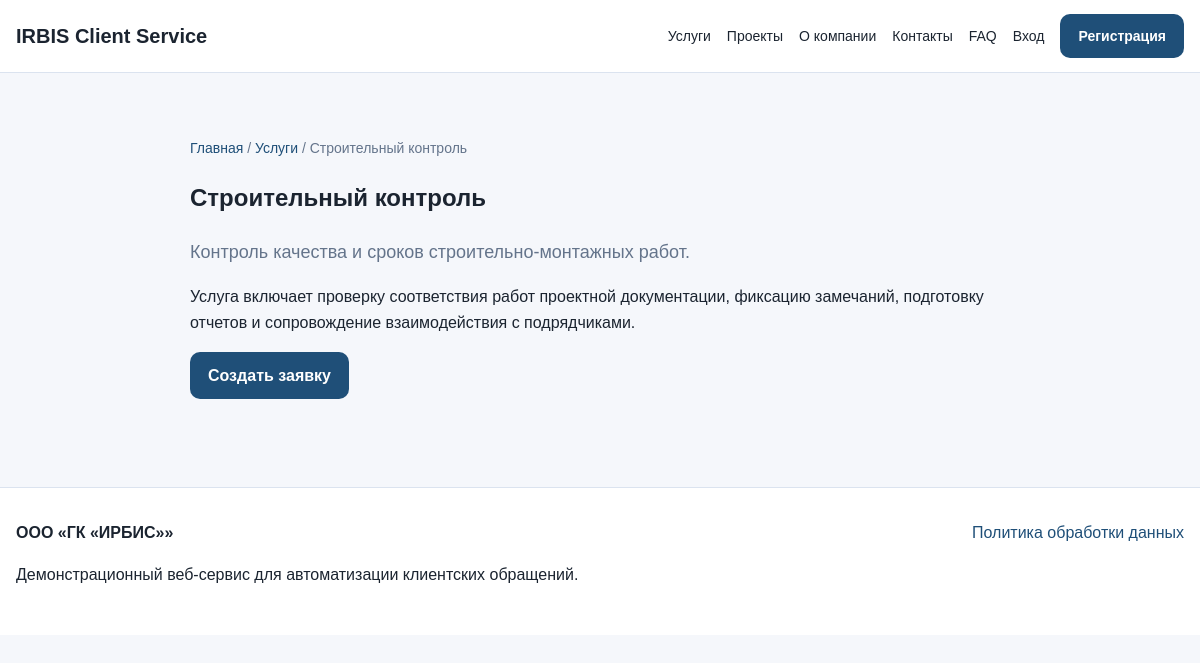
Page /services/construction-control on the committed database.
### app/domain/service.py (models this page shows)
class Service(db.Model):
    __tablename__ = "services"
    id = db.Column(db.Integer, primary_key=True)
    title = db.Column(db.String(180), nullable=False)
    slug = db.Column(db.String(120), unique=True, nullable=False, index=True)
    short_description = db.Column(db.String(300), nullable=False)
    full_description = db.Column(db.Text, nullable=False)
    is_active = db.Column(db.Boolean, default=True)
    created_at = db.Column(db.DateTime, default=datetime.utcnow)
    requests = db.relationship("ClientRequest", back_populates="service")

### app/routes/public.py (the view)
@public_bp.route("/services/<slug>")
def service_detail(slug):
    service = Service.query.filter_by(slug=slug, is_active=True).first_or_404()
    return render_template("service_detail.html", service=service)

### templates/service_detail.html (shortened to what this page needs)
{% extends "base.html" %}
{% block content %}
<section class="container section narrow">
    <nav class="breadcrumbs"><a href="{{ url_for('public.index') }}">Главная</a> / <a href="{{ url_for('public.services') }}">Услуги</a> / {{ service.title }}</nav>
    <h1>{{ service.title }}</h1>
    <p class="lead">{{ service.short_description }}</p>
    <p>{{ service.full_description }}</p>
    <a class="button" href="{{ url_for('client.create_request_view') }}">Создать заявку</a>
</section>
{% endblock %}

### static/css/main.css (style rules this page uses)
:root { --bg: #f5f7fb; --surface: #ffffff; --text: #1b2430; --muted: #64748b; --line: #dbe3ef; --primary: #1f4f78; --primary-dark: #173d5d; --accent: #d69c2f; --success: #0f766e; --warning: #b45309; --danger: #b91c1c; }
* { box-sizing: border-box; }
body { margin: 0; font-family: Arial, sans-serif; background: var(--bg); color: var(--text); line-height: 1.6; }
a { color: var(--primary); text-decoration: none; }
.container { width: min(1180px, calc(100% - 32px)); margin: 0 auto; }
.nav-button, .button { display: inline-flex; align-items: center; justify-content: center; background: var(--primary); color: white !important; border: 0; border-radius: 10px; padding: 11px 18px; font-weight: 700; cursor: pointer; }
.section { padding: 48px 0; }
.narrow { max-width: 820px; }
.lead { color: var(--muted); font-size: 18px; }
.breadcrumbs { color: var(--muted); font-size: 14px; margin-bottom: 18px; }

### rows in the picture
Service: title "Строительный контроль", short_description "Контроль качества и сроков строительно-монтажных работ.", full_description "Услуга включает проверку соответствия работ проектной документации, фиксацию замечаний, подготовку отчетов и сопровождение взаимодействия с подрядчиками."
